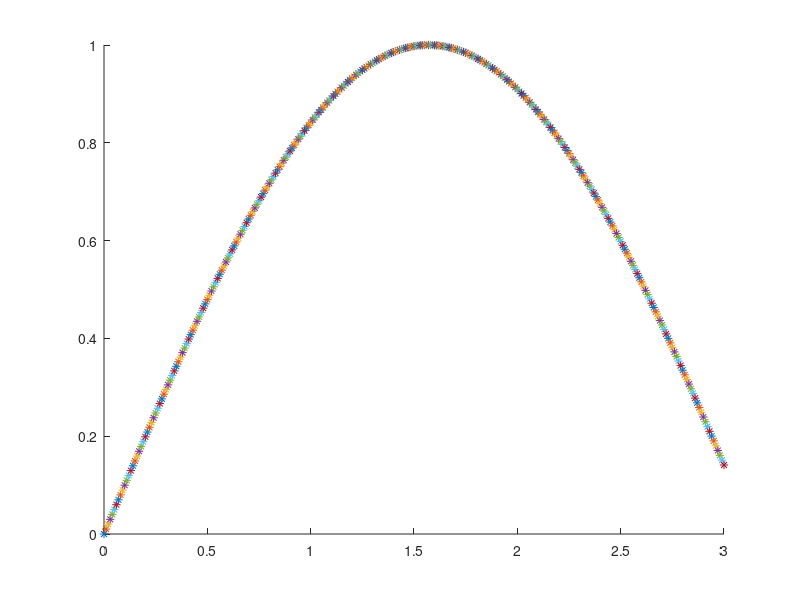

Write MATLAB code to recreate this figure.

f_test=@(x)sin(x)+exp(-x);
f_t=@(t)sin(t);
dt = 1/100;
clf
for t=0:dt:3
    x1 = 0.1;% i/10;
    x2 = 1.6;% x1+1.5;
    x =linspace(x1,x2);
    hold on
    %plot(f_test(x),x+i/100)
    
    xlim([0 3]); ylim([0 1]);
    fg = plot(t,f_t(t),'*');
    F = getframe(gca);
    pause(0.01)
end
